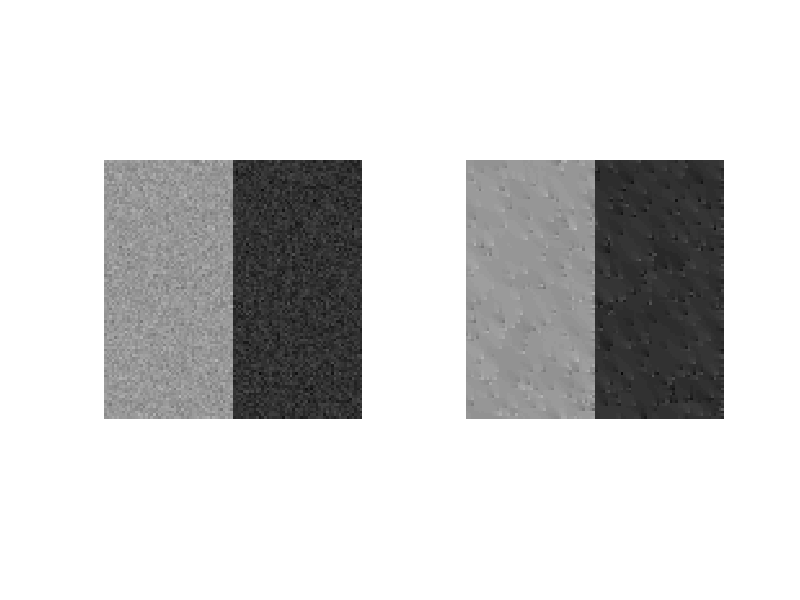

This figure's MATLAB source:
clear all;
close all;

%i = imread("noisy_checkerboard_mrf.jpg");
%[M,N] = size(i);

i(1:100,1:50) = 150+10*randn(100,50);
i(1:100,51:100) = 50 + 10*randn(100,50);

inew = i;
iter_max = 1000;
lamda = 5;
mu = .1;

for iteration=1:iter_max
    E1 = sum(sum((inew-i).^2));
    E2 = sum(sum(diff(inew,1,1).^2))+sum(sum(diff(inew,1,2).^2));
    E(iteration)=E1+E2;
    z1 = inew-i; 
    s1 = sqrt(10);
    z2 = 2*inew-circshift(inew,-1,1)-circshift(inew,-1,2); 
    s2 = sqrt(10);
    Grad = 2*z1./(z1.^2+2*s1^2) + lamda*2*z2./(z2.^2+2*s2^2);
    inew = inew - mu*Grad;
end

figure(1);
subplot(1,2,1);imshow(uint8(i));
subplot(1,2,2);imshow(uint8(inew));